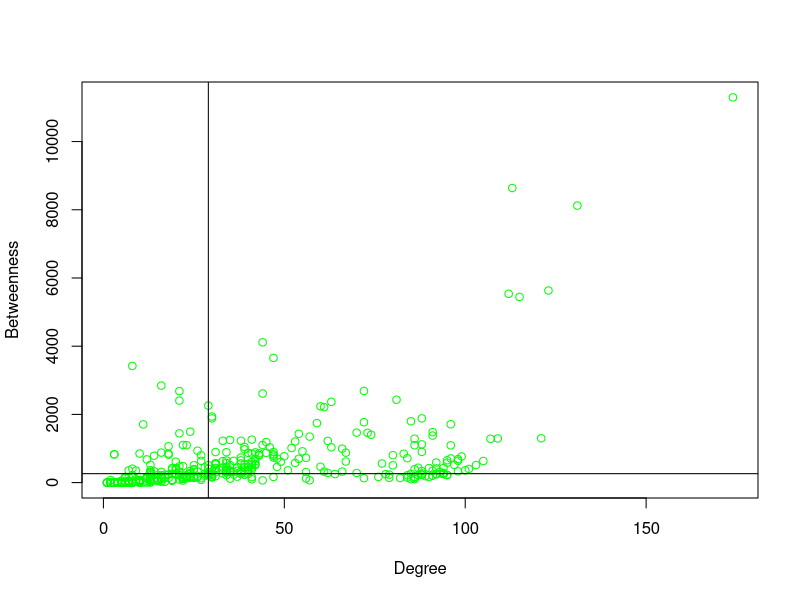
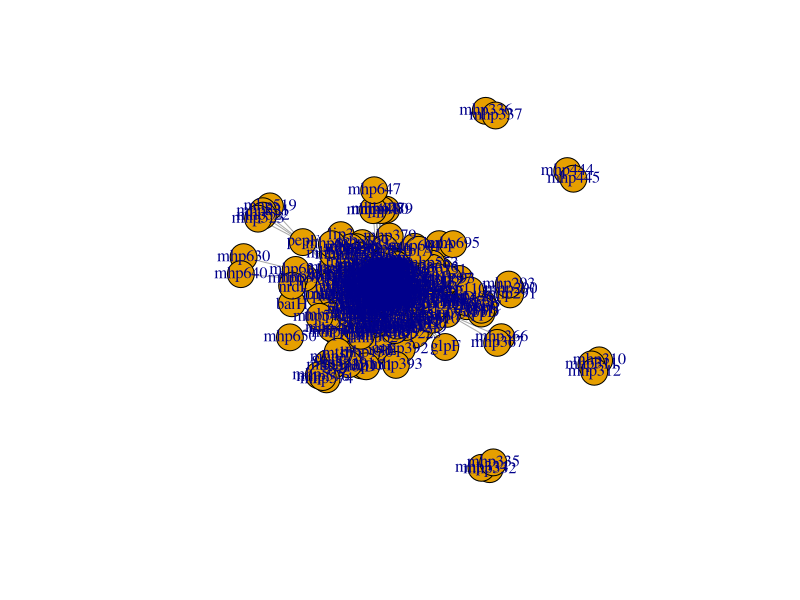

Write R code to recreate these figures, in order.
##### ##### ##### APLICAÇÃO DE BIOLOGIA DE SISTEMAS NO PROETO DE DOUTORADO ##### ##### #####

###### Bibliotecas e pacotes importantes #####
library(dplyr)

###### ###### ###### Etapa 1 ##### ###### ###### Centralidades (Degree and Betweennes)

#Importando dados
node_deg_bet <- read.csv("04_string_cs_degree_betweenes.csv", stringsAsFactors = FALSE)

# Gráfico e linhas de média para definição dos quadrantes
plot(node_deg_bet$Degree.unDir, node_deg_bet$Betweenness.unDir, xlab="Degree", ylab ="Betweenness", col = "green")
abline(h = median(node_deg_bet$Betweenness.unDir), v = median(node_deg_bet$Degree.unDir))

# Classificação de Grupamentos e Gargalos(Hubs e Bottlenecks)
g_h_b <- node_deg_bet[node_deg_bet$Degree.unDir >= median(node_deg_bet$Degree.unDir)&(node_deg_bet$Betweenness.unDir >= median(node_deg_bet$Betweenness.unDir)),]
g_h_nb <- node_deg_bet[node_deg_bet$Degree.unDir > median(node_deg_bet$Degree.unDir)&(node_deg_bet$Betweenness.unDir < median(node_deg_bet$Betweenness.unDir)),]
g_nh_b <- node_deg_bet[node_deg_bet$Degree.unDir < median(node_deg_bet$Degree.unDir)&(node_deg_bet$Betweenness.unDir > median(node_deg_bet$Betweenness.unDir)),]
g_nh_nb <- node_deg_bet[node_deg_bet$Degree.unDir <= median(node_deg_bet$Degree.unDir)&(node_deg_bet$Betweenness.unDir <= median(node_deg_bet$Betweenness.unDir)),]

# Criando coluna e nomeando conforme classificação
g_h_b$Centrality <- "HB"
g_h_nb$Centrality <- "HnB"
g_nh_b$Centrality <- "nHB"
g_nh_nb$Centrality <- "nHnB"

node_centrality <- bind_rows(g_h_b, g_h_nb, g_nh_b, g_nh_nb)

##### ###### ###### FIM ###### ###### ##### B. A. R. T.

##### ##### ##### APLICAÇÃO DE BIOLOGIA DE SISTEMAS NO PROETO DE DOUTORADOA ##### ##### #####

###### Bibliotecas e pacotes importantes #####
library(dplyr)
library(igraph)

###### ###### ###### Etapa 2 ###### ###### ##### Comunidades e Modularidade (algoritmo walktrap)

# Imporantando rede
string_interaction_short <- read.delim("03_string_interactions_short.tsv")

# Selecionando a rede de interesse
network <- string_interaction_short[,c(1,2,13)]
network_igraph <- graph_from_data_frame(network, directed = FALSE, vertices = NULL)
plot(network_igraph)

# Rede de análise de comunidades usando o algoritmo walktrap
network_igraph_walktrap <- walktrap.community(network_igraph, weights = E(network_igraph)$weight, steps = 4, merge = TRUE)

network_igraph_walktrap.names <- as.data.frame(network_igraph_walktrap$names)
network_igraph_walktrap.membership <- as.data.frame(network_igraph_walktrap$membership)

network_igraph_walktrap.bind <- cbind(network_igraph_walktrap.names, network_igraph_walktrap.membership)

# Arrumando a nomenclatura das colunas do dataframe
names(network_igraph_walktrap.bind) [names(network_igraph_walktrap.bind) == "network_igraph_walktrap$names"] <- "Nodes"
names(network_igraph_walktrap.bind) [names(network_igraph_walktrap.bind) == "network_igraph_walktrap$membership"] <- "Module"

### - Adaptação do código - testspace

# Importando dados de centraliade obtidos no Cytoscape

network_centrality_01 <- as.data.frame(node_centrality$name)
network_centrality_02 <- as.data.frame(node_centrality$Betweenness.unDir)
network_centrality_03 <- as.data.frame(node_centrality$Degree.unDir)
network_centrality_04 <- as.data.frame(node_centrality$Centrality)

network_centrality <- cbind(network_centrality_01, network_centrality_02, network_centrality_03, network_centrality_04)

# Arrumando nomes das colunas do dataframe
names(network_centrality) [names(network_centrality) == "node_centrality$name"] <- "Nodes"
names(network_centrality) [names(network_centrality) == "node_centrality$Betweenness.unDir"] <- "Betweennes"
names(network_centrality) [names(network_centrality) == "node_centrality$Degree.unDir"] <- "Degree"
names(network_centrality) [names(network_centrality) == "node_centrality$Centrality"] <- "Centrality"

# Combinando a análises de comunidade e centralidades gerando um dataframe concatenado
network_combined.df <- merge(network_igraph_walktrap.bind, network_centrality, by = "Nodes")
write.table(cbind(rownames(network_combined.df), network_combined.df), file = '05_Network_centrality_modularity.txt', sep ='\t',row.names = F, quote = F)

# Comando para selecionar uma comunidade de nós de interesse

network_combined.df %>% group_by('Module') %>% count('Centrality')
Cluster_8_wtc <- subset(network_igraph_walktrap.bind, Module == "8" )
Cluster_4_wtc <- subset(network_igraph_walktrap.bind, Module == "4" )

##### FIM ##### B. A. R. T.

#Bioconductor
#cluster profiler
#redução de similararidade semâtica

#rrvigo